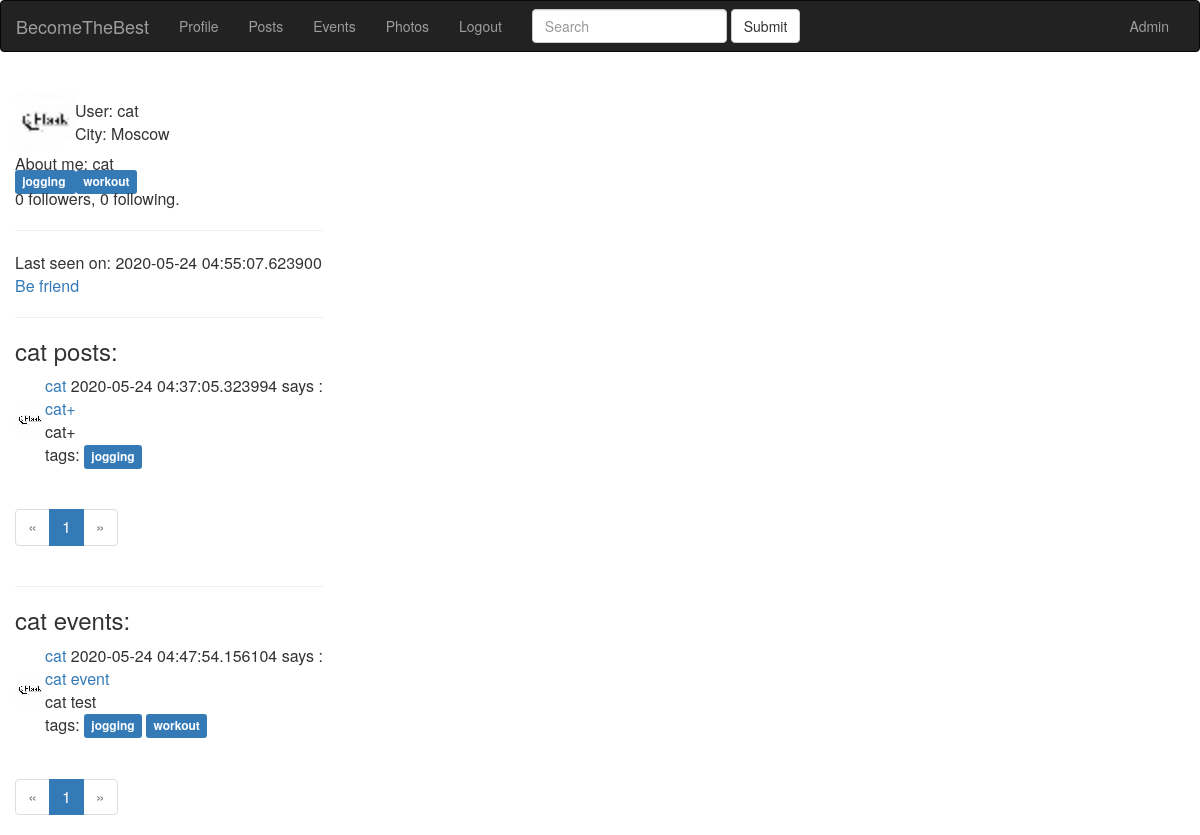
/user/cat (signed in), run on the app's committed database.
### app/models.py (models this page shows, shortened)
class User(UserMixin, db.Model):
    id = db.Column(db.Integer, primary_key=True)
    email = db.Column(db.String(120), index=True, unique=True)
    username = db.Column(db.String(64), index=True, unique=True)
    password_hash = db.Column(db.String(255))
    date = db.Column(db.DateTime, index=True, default=datetime.utcnow)
    timestamp = db.Column(db.String(128), default=int(time()))
    city = db.Column(db.String(128))
    about_me = db.Column(db.String(140))
    last_seen = db.Column(db.DateTime, default=datetime.utcnow)
    active = db.Column(db.Boolean)
    mentor = db.Column(db.Boolean, default=False)
    level = db.Column(db.Integer, default=0)
    tags = db.relationship(
        'Tag', secondary=user_tags, backref=db.backref('users_tags', lazy='dynamic'))
    roles = db.relationship(
        'Role', secondary=roles_users, backref=db.backref('users_roles', lazy='dynamic'))
    posts = db.relationship('Post', backref='author', lazy='dynamic')
    events = db.relationship('Event', backref='event_author', lazy='dynamic')
    photos = db.relationship('Photo', backref='photo_author', lazy='dynamic')
    def avatar(self):
        return 'user_data/{}/avatar/avatar.png'.format(self.username + self.timestamp)
    followed = db.relationship(
        'User', secondary=followers,
        primaryjoin=(followers.c.follower_id == id),
        secondaryjoin=(followers.c.followed_id == id),
        backref=db.backref('followers', lazy='dynamic'), lazy='dynamic')
    def is_following(self, user):
        return self.followed.filter(
            followers.c.followed_id == user.id).count() > 0

class Tag(db.Model):
    id = db.Column(db.Integer, primary_key=True)
    name = db.Column(db.String(100), unique=True)
    slug = db.Column(db.String(100))

class Post(db.Model):
    id = db.Column(db.Integer, primary_key=True)
    title = db.Column(db.String(140))
    slug = db.Column(db.String(140), unique=True)
    body = db.Column(db.Text)
    created = db.Column(db.DateTime, index=True, default=datetime.utcnow)
    user_id = db.Column(db.Integer, db.ForeignKey('user.id'))
    tags = db.relationship(
        'Tag', secondary=post_tags, backref=db.backref('posts_tags', lazy='dynamic'))

class Event(db.Model):
    id = db.Column(db.Integer, primary_key=True)
    event_title = db.Column(db.String(140))
    event_body = db.Column(db.Text)
    slug = db.Column(db.String(140), unique=True)
    created = db.Column(db.DateTime, index=True, default=datetime.utcnow)
    event_time = db.Column(db.DateTime)
    event_place = db.Column(db.Text)
    event_geo = db.Column(db.Text)
    event_starter = db.Column(db.Integer, db.ForeignKey('user.id'))
    event_crew = db.Column(db.Text)
    event_level = db.Column(db.Integer)
    tags = db.relationship(
        'Tag', secondary=event_tags, backref=db.backref('events_tags', lazy='dynamic'))

### app/blueprints/users/blueprint.py (the view)
@app.route('/user/<username>')
@login_required
def user(username):
    user = User.query.filter_by(username=username).first_or_404()
    page = request.args.get('page', 1, type=int)
    posts = user.posts.order_by(Post.created.desc())
    pages = posts.paginate(page=page, per_page=app.config['POSTS_PER_PAGE'])
    events = user.events.order_by(Event.created.desc())
    event_pages = events.paginate(page=page, per_page=app.config['POSTS_PER_PAGE'])
    return render_template('users/index.html', user=user, pages=pages, event_pages=event_pages)

### app/models.py (called while the page is built)
@login.user_loader
def load_user(id):
    return User.query.get(int(id))

### app/view.py (called while the page is built)
@app.before_request
def before_request():
    if current_user.is_authenticated:
        current_user.last_seen = datetime.utcnow()
        db.session.commit()

### app/blueprints/users/templates/users/index.html
{% extends 'base.html' %} {% block title %} User title {% endblock %} {% block content_title %} {% endblock %} {% block content %}
<table>
    <tr>
        <td><img src="{{ url_for('static', filename=user.avatar()) }}" width="60" height="60" alt="avatar" />
        </td>
        <td>
            User: {{ user.username }} <br> City: {{ user.city }}
        </td>
    </tr>
</table>
{% if user.about_me %} About me: {{ user.about_me }} {% endif %}
<br> {% for tag in user.tags %}
<a href="{{ url_for('users.tag_detail', slug=tag.slug) }}">
    <span class="label label-primary">
        {{ tag.name }}
    </span>
</a> {% endfor %}
<p>{{ user.followers.count() }} followers, {{ user.followed.count() }} following.</p>
<hr> {% if user.last_seen %} Last seen on: {{ user.last_seen }} {% endif %} {% if user.username == current_user.username %}
<p><a href="{{ url_for('users.edit_profile') }}">Edit your profile</a></p>
{% elif not current_user.is_following(user) %}
<p><a href="{{ url_for('users.follow', username=user.username) }}">Be friend</a></p>
{% else %}
<p><a href="{{ url_for('users.unfollow', username=user.username) }}">Unfriend</a></p>
{% endif %}
<hr>
<h3>{{user.username}} posts:</h3>
{% for post in pages.items %}
<div class="main-content">
    <table>
        <tr>
            <td><img src="{{ url_for('static', filename=post.author.avatar()) }}" width="30" height="30" alt="avatar" /></td>
            <td><a href="{{ url_for('user', username=post.author.username) }}">
                {{ post.author.username }}</a> {{ post.created }} says :
                <br>
                <a href="{{ url_for('posts.post_detail', slug=post.slug) }}">{{ post.title }}</a>
                <br> {{ post.body }}
                <div class="tags">
                    tags: {% for tag in post.tags %}
                    <a href="{{ url_for('posts.tag_detail', slug=tag.slug) }}">
                        <span class="label label-primary">{{ tag.name }}</span></a> {% endfor %}
                </div>
            </td>
        </tr>
    </table>
</div>
<br> {% endfor %}
<nav>
    <ul class="pagination">
        <li {% if not pages.has_prev %} class="disabled" {% endif %}>
            <a href="./{{user.username}}?page={{ pages.prev_num }}" aria-label="Previous">
                <span aria-hidden="true">&laquo;</span></a>
        </li>
        {% for page in pages.iter_pages() %}
        <li {% if page==pages.page %} class="active" {% endif %}>
            <a href="./{{user.username}}?page={{ page }}">{{page}} <span class="sr-only">(current)</span></a></li>
        {% endfor %}
        <li {% if not pages.has_next %} class="disabled" {% endif %}>
            <a href="./{{user.username}}?page={{ pages.next_num }}" aria-label="Next">
                <span aria-hidden="true">&raquo;</span></a>
        </li>
    </ul>
</nav>
<hr>
<h3>{{user.username}} events:</h3>
{% for event in event_pages.items %}
<div class="main-content">
    <table>
        <tr>
            <td><img src="{{ event.event_author.avatar() }}"></td>
            <td><a href="{{ url_for('user', username=event.event_author.username) }}">
                {{ event.event_author.username }}</a> {{ event.created }} says :
                <br>
                <a href="{{ url_for('events.event_detail', slug=event.slug) }}">{{ event.event_title }}</a>
                <br> {{ event.event_body }}
                <div class="tags">
                    tags: {% for tag in event.tags %}
                    <a href="{{ url_for('events.tag_detail', slug=tag.slug) }}">
                        <span class="label label-primary">{{ tag.name }}</span></a> {% endfor %}
                </div>
            </td>
        </tr>
    </table>
</div>
<br> {% endfor %}
<nav>
    <ul class="pagination">
        <li {% if not pages.has_prev %} class="disabled" {% endif %}>
            <a href="./{{user.username}}?page={{ pages.prev_num }}" aria-label="Previous">
                <span aria-hidden="true">&laquo;</span></a>
        </li>
        {% for page in event_pages.iter_pages() %}
        <li {% if page==event_pages.page %} class="active" {% endif %}>
            <a href="./{{user.username}}?page={{ page }}">{{page}} <span class="sr-only">(current)</span></a></li>
        {% endfor %}
        <li {% if not pages.has_next %} class="disabled" {% endif %}>
            <a href="./{{user.username}}?page={{ pages.next_num }}" aria-label="Next">
                <span aria-hidden="true">&raquo;</span></a>
        </li>
    </ul>
</nav>
{% endblock %}

### app/templates/base.html (shortened to what this page needs)
<html>
<head>
    <link rel="stylesheet" href="https://stackpath.bootstrapcdn.com/bootstrap/3.4.1/css/bootstrap.min.css">
</head>
<body onload="GetMap();">
    <nav class="navbar navbar-inverse">
        <div class="container-fluid">
            <div class="navbar-header">
                <a class="navbar-brand" href="{{url_for('index')}}">BecomeTheBest</a>
            </div>
            <div class="collapse navbar-collapse" id="bs-example-navbar-collapse-1">
                <ul class="nav navbar-nav">
                    {% if current_user.is_anonymous %}
                    <li class="nav-item active ">
                        <a href="{{ url_for( 'login') }} ">Login</a>
                    </li>
                    <li class="nav-item ">
                        <a class="nav-link " href="{{ url_for( 'register') }} ">Click to register</a>
                    </li>
                    {% else %}
                    <li class="nav-item "><a href="{{ url_for('user', username=current_user.username)}}">Profile</a></li>
                    <li class="nav-item "><a href="{{ url_for('posts.index')}}">Posts</a></li>
                    <li class="nav-item "><a href="{{ url_for('events.index')}}">Events</a></li>
                    <li class="nav-item "><a href="{{ url_for('photos.index')}}">Photos</a></li>
                    <li class="nav-item "><a class="nav-link " href="{{ url_for( 'logout') }} ">Logout</a></li>
                    {% endif %}
                </ul>
                <form class="navbar-form navbar-left">
                    <div class="form-group">
                        <input type="text" class="form-control" placeholder="Search">
                    </div>
                    <button type="submit" class="btn btn-default">Submit</button>
                </form>
                <ul class="nav navbar-nav navbar-right">
                    <li>
                        {% if current_user.name==admin %}
                        <a href="/admin">Admin</a> {% endif %}
                    </li>
                </ul>
            </div>
        </div>
    </nav>
    <div class="container">
        <div class="row">
            <table>
                <tr>
                    <td>
                        {% block content %} {% endblock %}
                    </td>
                    <td valign="top">
                        <div id="OSMap" style="position:absolute; width:900px; height:500px;"></div>
                    </td>
                </tr>
            </table>
        </div>
    </div>
</body>
</html>

### data on the page
User: username+timestamp (placeholder picture), username "cat", city "Moscow", about_me "cat", last_seen "2020-05-24 04:55:07.623900"
Tag: name "jogging"
Tag: name "workout"
Post: timestamp (placeholder picture), author.username "cat", created "2020-05-24 04:37:05.323994", title "cat+", body "cat+"
Event: event_author.avatar (placeholder picture), event_author.username "cat", created "2020-05-24 04:47:54.156104", event_title "cat event", event_body "cat test"

### other printed values
{{ user.followers.count() }} "0"
{{ user.followed.count() }} "0"
{{ page }} "1"
